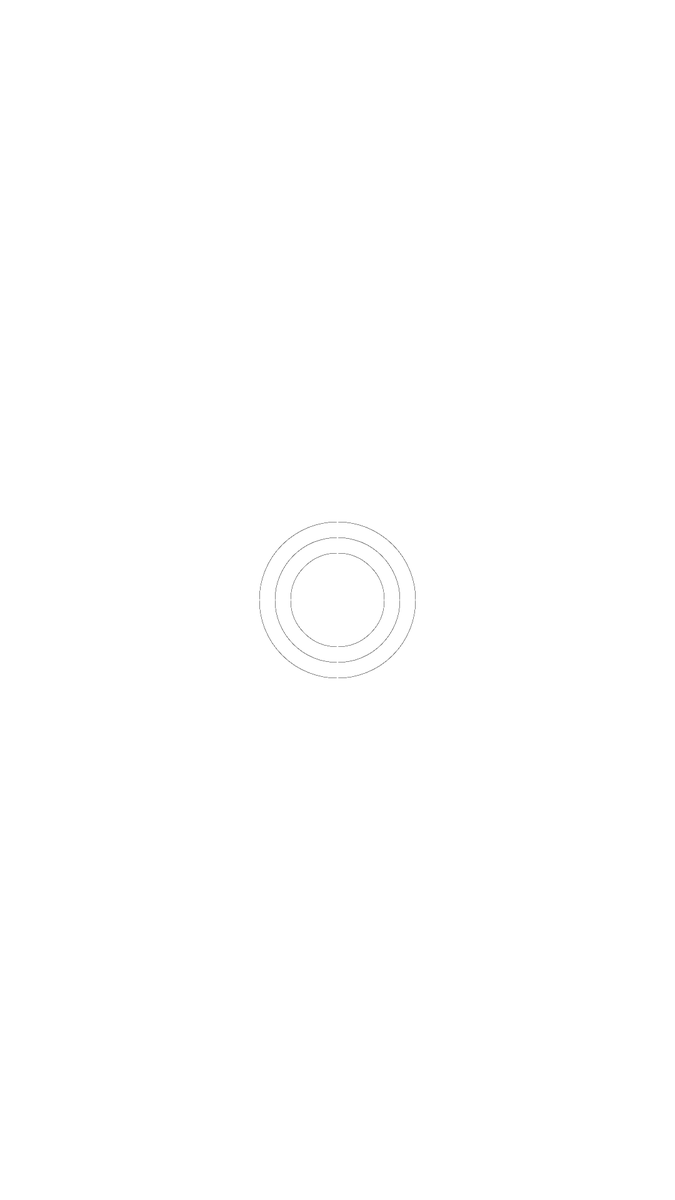
Frame 1 (no input)
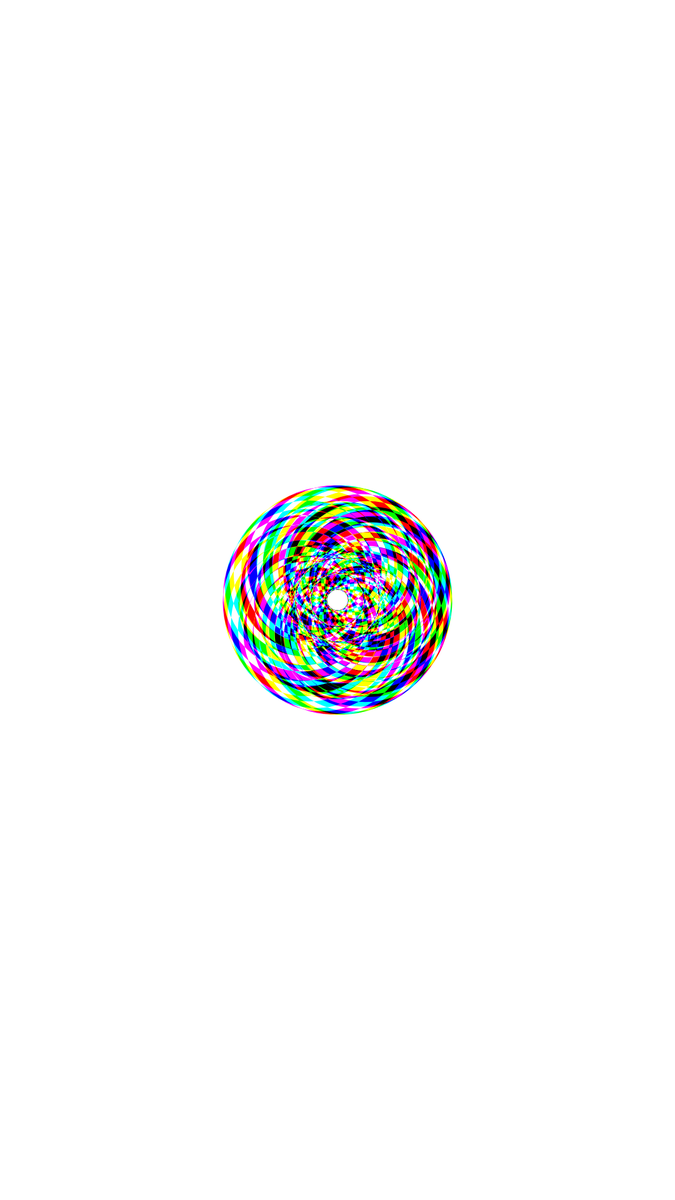
Frame 60 (no input)
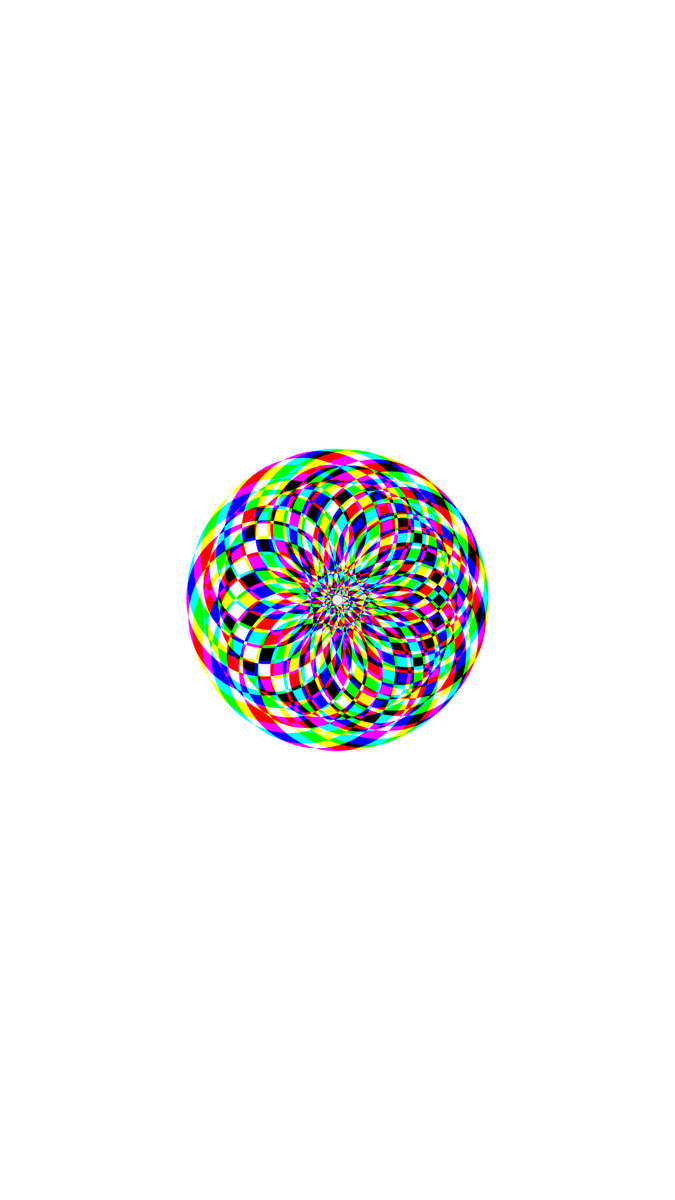
Frame 120 (the mouse pressed at the canvas centre since frame 60)

The p5.js sketch that drew these frames (run headless with seeded random() and noise() and a simulated clock; from frame 60 on, the mouse is pressed at the canvas centre):

// p5.js sketch
// ── sketch.js
function setup() {
  createCanvas(1080, 1920);
  rectMode(CENTER);
  angleMode(DEGREES);

  colors = [color(255, 0, 0), color(0, 255, 0), color(0, 0, 255)];
  strokeWeight(50);
  noFill();
  makeNodes();
}
let nodes = [];
let num = 180;
let thick;
let colors;
let bgMode = true;
const INTERACTION_KEY = 53;

function keyPressed() {
  if (keyCode === INTERACTION_KEY) {
    bgMode = !bgMode;
  }
}
function draw() {
  blendMode(BLEND);
  background(bgMode ? 255 : 0);
  // turn on exclusion
  blendMode(EXCLUSION);
  for (let i = 0; i < nodes.length; i++) {
    nodes[i].display();
    nodes[i].move();
  }
}

function makeNodes() {
  let count = 36;
  nodes.splice(0, nodes.length);
  num = 360 / count;

  let counter = 0;
  for (let i = 0; i < 360; i += num) {
    print(i)
    nodes.push(new node(width / 2, height / 2, i, counter));
    counter++;
  }
}

class node {
  constructor(x, y, a, c) {
    this.x = x;
    this.y = y;
    this.a = a;
    this.i = c;
  }

  move() {
    this.a += 0.125;
    this.x = this.x + sin(this.a * 2.5);
    this.y = this.y + cos(this.a * 2.5);
  }

  display() {
    stroke(colors[this.i % 3]);
    fill(colors[(this.i + 1) % 3]);
    ellipse(this.x, this.y, 200, 200, 50);
  }
}
